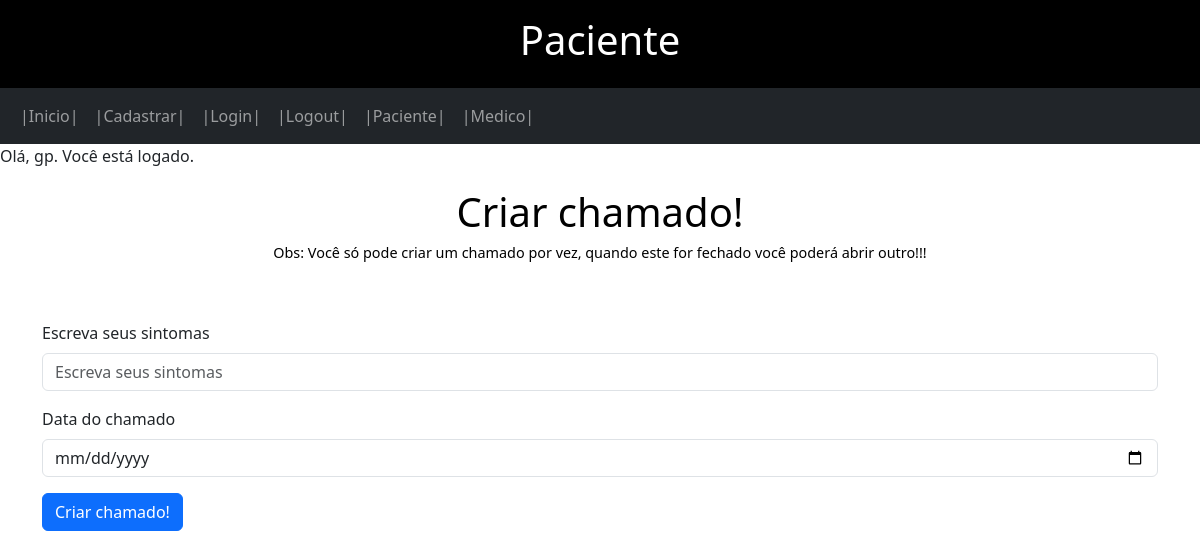
Before: /paciente/ (signed in) with the older database file.
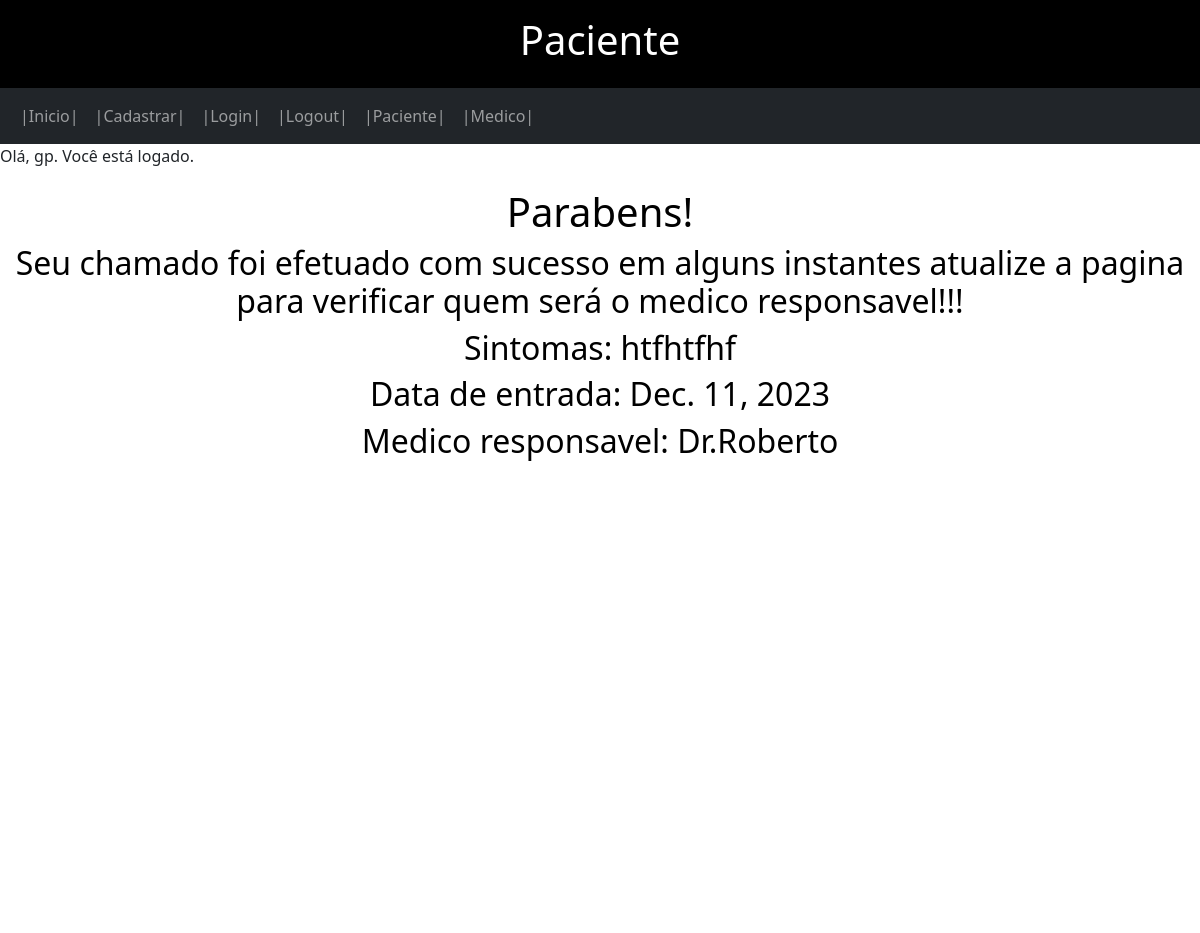
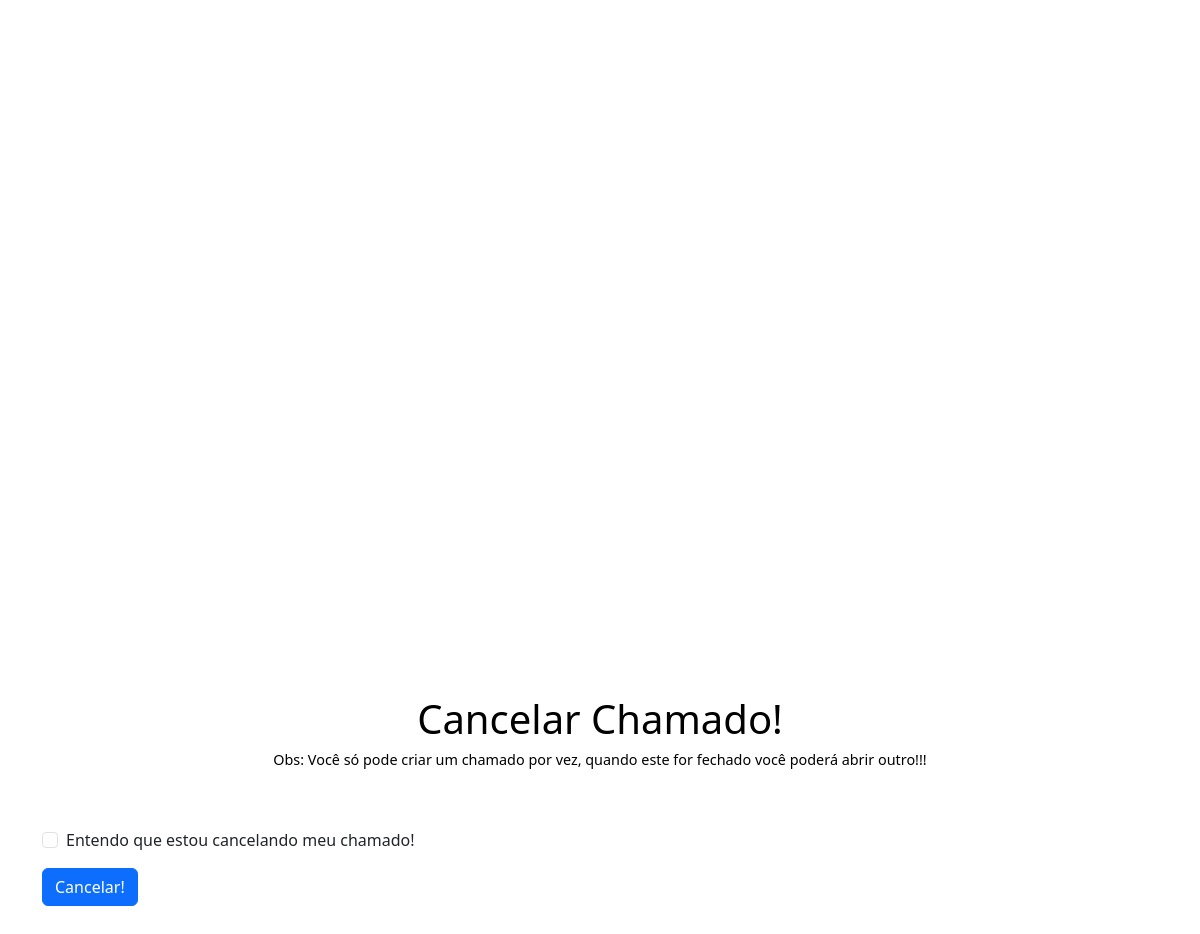
After: the same page with the newer database file (2 pictures, top to bottom).
### membros/models.py (models this page shows)
class Usuario(User):
    nome = models.CharField(max_length=255, null=True)
    tel = models.IntegerField(null=True)
    nascimento = models.DateField(null=True)
    class Meta:
        abstract = True
    def __str__(self):
        return f"{self.nome}"

class Paciente(Usuario):
    sintomas = models.CharField(max_length=255, null=True)
    dataDeEntrada = models.DateField(null=True)
    medicoResponsavel = models.ForeignKey(Medico, on_delete=models.SET_NULL, null=True)
    doente = models.BooleanField(default=False, null=True)

### membros/views.py (the view)
# urls.py: path('paciente/', views.paciente, name='paciente'),
@login_required
def paciente(request):
    template = loader.get_template("paciente.html")
    usera = False
    medico = False
    for x in Medico.objects.all():
        if x.username == request.user.username:
            medico = True
    if request.method == "POST":
        form = CriarChamadoForm(request.POST)
        if form.is_valid():
            sintoma = form.cleaned_data["sintomas"]
            data = form.cleaned_data["dataDeEntrada"]
            usuario = request.user.username
            print(usuario)
            c = 0
            if medico == False:
                for x in Paciente.objects.all():
                    if x.username == usuario:
                        break
                    else:
                        c += 1
                usuario = Paciente.objects.all()[c]
                usuario.sintomas = sintoma
                usuario.dataDeEntrada = data
                usuario.doente = True
                usuario.save()
    else:
        form = CriarChamadoForm()
    if request.method == "POST":
        form2 = CancelarChamadoForm(request.POST)
        if form2.is_valid():
            username = request.user.username
            c = 0
            for x in Paciente.objects.all():
                if x.username == username:
                    break
                else:
                    c += 1
            paciente = Paciente.objects.all()[c]
            paciente.doente = False
            paciente.sintomas = ""
            paciente.dataDeEntrada = None
            paciente.medicoResponsavel = None
            paciente.save()
    else:
        form2 = CancelarChamadoForm()
    if request.user.is_authenticated:
        print("O usuário está autenticado")
        usera = True
        username = request.user.username
        if medico == False:
            c = 0
            for x in Paciente.objects.all():
                if x.username == username:
                    break
                else:
                    c += 1
            paciente = Paciente.objects.all()[c]
            doente = paciente.doente
            sintoma = paciente.sintomas
            data = paciente.dataDeEntrada
            medicoResponsavel = paciente.medicoResponsavel
            medicoResponsavel = str(medicoResponsavel)
            if medicoResponsavel == "None":
                medicoResponsavel = "Na fila..."
            else:
                medicoResponsavel = f"Dr.{medicoResponsavel.capitalize()}"
        else:
            doente = 0
            sintoma = 0
            data = 0
            medicoResponsavel = 0
    else:
        print("O usuário não está autenticado")
    return HttpResponse(
        template.render(
            {
                "usera": usera,
                "medico": medico,
                "form": form,
                "form2": form2,
                "doente": doente,
                "sintoma": sintoma,
                "data": data,
                "medicoResponsavel": medicoResponsavel,
            },
            request,
        )
    )

### membros/forms.py
class CriarChamadoForm(forms.Form):
    sintomas = forms.CharField(label="Escreva seus sintomas", max_length=255, required=True)
    dataDeEntrada = forms.DateField(label="Data do chamado", widget=forms.DateInput(attrs={"type": "date"})
    ,required=True)

class CancelarChamadoForm(forms.Form):
    cancelar = forms.BooleanField(label="Entendo que estou cancelando meu chamado!", required=True)

### membros/models.py (called while the page is built)
    def get_user(self, user_id):
        UserModel = get_user_model()
        try:
            return UserModel.objects.get(pk=user_id)
        except UserModel.DoesNotExist:
            return None

### membros/templates/paciente.html (shortened to what this page needs)
{% extends 'base.html' %}
{% load django_bootstrap5 %}
{% block content %}
<div class="p-3 bg-black text-white text-center">
    <h1>Paciente</h1>
</div>
<nav class="navbar navbar-expand-sm bg-dark navbar-dark">
    <div class="container-fluid">
        <ul class="navbar-nav">
            <li class="nav-item">
                <a class="nav-link" href="/">|Inicio|</a>
            </li>
            <li class="nav-item">
                <a class="nav-link" href="/cadastro/">|Cadastrar|</a>
            </li>
            <li class="nav-item">
                <a class="nav-link" href="/login/">|Login|</a>
            </li>
            <li>
                <a class="nav-link" href="/logout/">|Logout|</a>
            </li>
            <li>
                <a class="nav-link" href="/paciente/">|Paciente|</a>
            </li>
            <li>
                <a class="nav-link" href="/medico/">|Medico|</a>
            </li>
        </ul>
    </div>
</nav>
{% if usera %}
{% if medico %}
<p>Você não está logado como paciente.</p>
{% else %}
<p>Olá, {{ user.username }}. Você está logado.</p>
{% if not doente %}
<div class="p-1 bg-white text-black text-center">
    <h1>Criar chamado!</h1>
    <h5 style="font-size: 90%">Obs: Você só pode criar um chamado por vez, quando este for fechado você poderá abrir
        outro!!!</h5>
</div>
<div class="container">
    <div class="row my-5">
        <div class="col-md-12">
            <form action="" method="post" class="form">
                {% bootstrap_form form %}
                <button type="submit" class="btn btn-primary">Criar chamado!</button>
            </form>
        </div>
    </div>
</div>
{% else %}
<div class="p-1 bg-white text-black text-center">
    <h1>Parabens!</h1>
    <h5 style="font-size: 200%">Seu chamado foi efetuado com sucesso em alguns instantes atualize a pagina para
        verificar quem será o medico responsavel!!!</h5>
    <h2>Sintomas: {{sintoma}}</h2>
    <h2>Data de entrada: {{data}}</h2>
    <h2>Medico responsavel: {{ medicoResponsavel }}</h2>
</div>
<br><br><br><br><br><br><br><br><br><br><br><br><br><br><br><br><br><br><br><br><br><br><br><br><br><br><br><br><br><br><br><br><br><br><br><br><br><br><br><br><br><br><br><br><br><br><br><br>
<div class="p-1 bg-white text-black text-center">
    <h1>Cancelar Chamado!</h1>
    <h5 style="font-size: 90%">Obs: Você só pode criar um chamado por vez, quando este for fechado você poderá abrir
        outro!!!</h5>
</div>
<div class="container">
    <div class="row my-5">
        <div class="col-md-12">
            <form action="" method="post" class="form">
                {% bootstrap_form form2 %}
                <button type="submit" class="btn btn-primary">Cancelar!</button>
            </form>
        </div>
    </div>
</div>
{% endif %}
{% endif %}
{% else %}
<p>Você não está logado.</p>
{% endif %}
{% endblock %}

Changed rows visible on the page:
now on this page (row edited): Paciente: sintomas "htfhtfhf", dataDeEntrada "Dec. 11, 2023"
Other visible differences:
{{ medicoResponsavel }}: (not shown) → "Dr.Roberto"
form field cancelar: (not shown) → "☐"
text no longer shown: "Criar chamado! Escreva seus sintomas Data do chamado Criar chamado!"
text now shown: "Parabens! Seu chamado foi efetuado com sucesso em alguns instantes atualize a pagina para verificar quem será o medico responsavel!!! Sintomas: Data de entrada: Medico responsavel: Cancelar Chamado! Entendo que estou cancelando meu chamado! Cancelar!"
